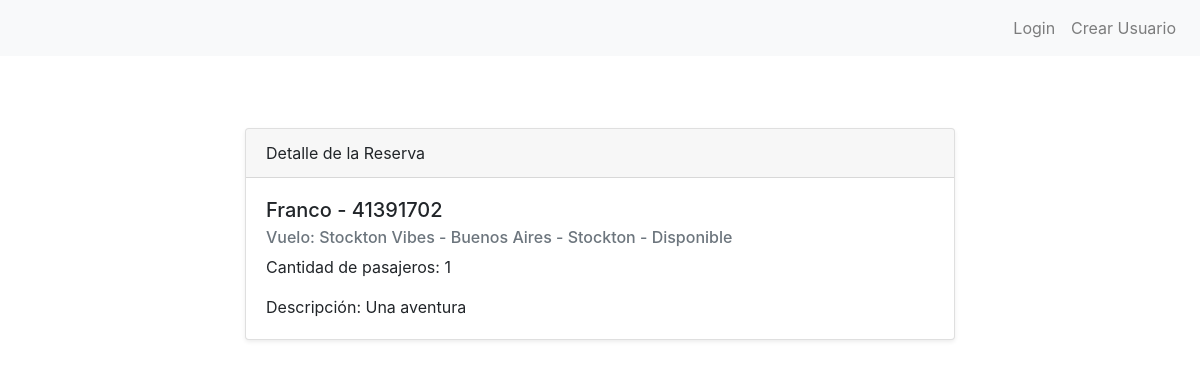
The app's page /bookings/detail/1 with its own data.
### bookings/models.py (models this page shows, shortened)
class Reserva(models.Model):
    nombre_de_usuario = models.ForeignKey(Usuario, on_delete=models.CASCADE, related_name='usuarios')
    vuelo = models.ForeignKey(Vuelo, on_delete=models.CASCADE, related_name='vuelos')
    cantidad_de_pasajeros = models.IntegerField()
    descripcion = models.TextField(blank=True, null=True)

class Usuario(models.Model):
    nombre = models.CharField(max_length=100)
    edad = models.IntegerField()
    nacionalidad = models.CharField(max_length=100)
    dni = models.CharField(max_length=8)
    def __str__(self):
        return f"{self.nombre} - {self.dni}"

class Vuelo(models.Model):
    nombre = models.CharField(max_length=100)
    disponible = models.BooleanField(default=True)
    capacidad = models.IntegerField()
    origen = models.CharField(max_length=100)
    destino = models.CharField(max_length=100)
    fecha = models.DateField(default=timezone.now)
    hora_salida = models.TimeField(default=timezone.now)
    hora_llegada = models.TimeField(default=timezone.now)
    def __str__(self):
        return f"{self.nombre} - {self.origen} - {self.destino} - {'Disponible' if self.disponible else 'No Disponible'}"

### bookings/views.py (the view)
# urls.py: path("detail/<booking_id>", detail_view, name="detail-view"),
def detail_view(request, booking_id):
    reserva = Reserva.objects.get(id=booking_id)
    contexto_dict = {"reserva": reserva}
    return render(request, "bookings/detail.html", contexto_dict)

### bookings/templates/bookings/detail.html (shortened to what this page needs)
{% extends 'bookings/base.html' %}
{% block content %}
<section class="py-5">
    <div class="container">
        <div class="row">
            <div class="col-lg-8 mx-auto">
                <div class="card shadow-sm">
                    <div class="card-header">
                        Detalle de la Reserva
                    </div>
                    <div class="card-body">
                        <h5 class="card-title">{{ reserva.nombre_de_usuario }}</h5>
                        <h6 class="card-subtitle mb-2 text-muted">Vuelo: {{ reserva.vuelo }}</h6>
                        <p class="card-text">Cantidad de pasajeros: {{ reserva.cantidad_de_pasajeros }}</p>
                        <p class="card-text">Descripción: {{ reserva.descripcion }}</p>
                    </div>
                </div>
            </div>
        </div>
    </div>
</section>
{% endblock %}

### records on screen
Reserva: nombre_de_usuario "Franco - 41391702", vuelo "Stockton Vibes - Buenos Aires - Stockton - Disponible", cantidad_de_pasajeros "1", descripcion "Una aventura"
